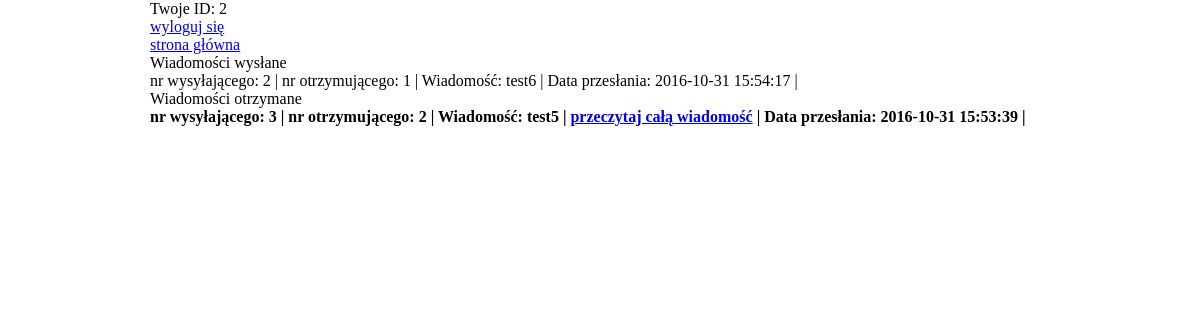
Before: /allmessages.php (signed in) with the older database file.
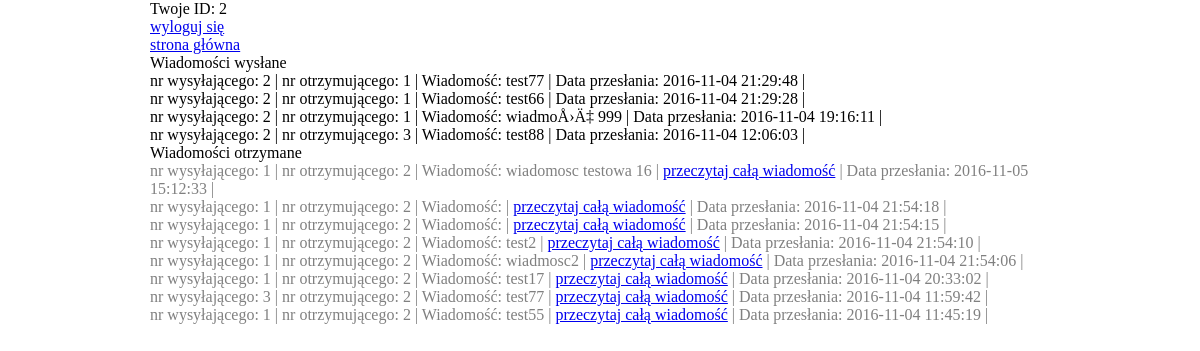
After: the same page with the newer database file.
### tables this page shows
CREATE TABLE IF NOT EXISTS `Message` (
  `id` int(11) NOT NULL AUTO_INCREMENT,
  `id_sender` int(11) NOT NULL,
  `id_receiver` int(11) NOT NULL,
  `creation_date` timestamp NULL DEFAULT CURRENT_TIMESTAMP ON UPDATE CURRENT_TIMESTAMP,
  `text` varchar(255) DEFAULT NULL,
  `unread` tinyint(11) NOT NULL,
  PRIMARY KEY (`id`),
  KEY `id_sender` (`id_sender`),
  KEY `id_receiver` (`id_receiver`)
);

### src/Message.php (called while the page is built, shortened)
<?php
class Message {
    private $id;
    private $id_sender;
    private $id_receiver;
    private $creation_date;
    private $text;
    public function __construct() {
        $this->id = -1;
        $this->id_sender = 0;
        $this->id_receiver = 0;
        $this->creation_date = '';
        $this->text = '';
    }
    public function getId() {
        return $this->id;
    }
    public function getIdSender() {
        return $this->id_sender;
    }
    public function getIdReceiver() {
        return $this->id_receiver;
    }
    public function getCreationDate() {
        return $this->creation_date;
    }
    public function getText() {
        return $this->text;
    }
    static public function loadAllMessagesByIdSender(mysqli $connection, $id_sender) {
        $sql = "SELECT * FROM Message WHERE id_sender=$id_sender ORDER BY "
                . "Creation_date DESC";
        $ret = [];
        $result = $connection->query($sql);
        if ($result == true && $result->num_rows != 0) {
            foreach ($result as $row) {
                $loadedMessage = new Message();
                $loadedMessage->id = $row['id'];
                $loadedMessage->id_sender = $row['id_sender'];
                $loadedMessage->id_receiver = $row['id_receiver'];
                $loadedMessage->creation_date = $row['creation_date'];
                $loadedMessage->text = $row['text'];
                $loadedMessage->unead = $row['unread'];
                $ret[] = $loadedMessage;
            }
        }
        return $ret;
    }
    static public function loadAllUnreadMessagesByIdReceiver(mysqli $connection, $id_receiver) {
        $sql = "SELECT * FROM Message WHERE id_receiver=$id_receiver AND unread='0' "
                . "ORDER BY Creation_date DESC";
        $ret = [];
        $result = $connection->query($sql);
        if ($result == true && $result->num_rows != 0) {
            foreach ($result as $row) {
                $loadedMessage = new Message();
                $loadedMessage->id = $row['id'];
                $loadedMessage->id_sender = $row['id_sender'];
                $loadedMessage->id_receiver = $row['id_receiver'];
                $loadedMessage->creation_date = $row['creation_date'];
                $loadedMessage->text = $row['text'];
                $loadedMessage->unread = $row['unread'];
                $ret[] = $loadedMessage;
            }
        }
        return $ret;
    }
    static public function loadAllReadMessagesByIdReceiver(mysqli $connection, $id_receiver) {
        $sql = "SELECT * FROM Message WHERE id_receiver=$id_receiver AND unread='1' "
                . "ORDER BY Creation_date DESC";
        $ret = [];
        $result = $connection->query($sql);
        if ($result == true && $result->num_rows != 0) {
            foreach ($result as $row) {
                $loadedMessage = new Message();
                $loadedMessage->id = $row['id'];
                $loadedMessage->id_sender = $row['id_sender'];
                $loadedMessage->id_receiver = $row['id_receiver'];
                $loadedMessage->creation_date = $row['creation_date'];
                $loadedMessage->text = $row['text'];
                $loadedMessage->unread = $row['unread'];
                $ret[] = $loadedMessage;
            }
        }
        return $ret;
    }
}

### allmessages.php (the view, shortened to what this page needs)
<?php
require_once 'src/connection.php';
require_once 'src/Message.php';
?>
Twoje ID: <?php echo $_SESSION['loggedUserId']; ?>
<!DOCTYPE html>
<html>
    <head>
        <link rel="stylesheet" href="css/style.css" />
    </head>
    <body>
        <br>
        <a href="logout.php">wyloguj się</a>
        <br>
        <a href="index.php">strona główna </a>
        <br>
        <?php
        $userLoged = $_SESSION['loggedUserId'];
        echo 'Wiadomości wysłane' . '<br>';
        $messagesSender = Message::loadAllMessagesByIdSender($conn, $userLoged);
        foreach ($messagesSender as $message) {
            echo "nr wysyłającego: " . $message->getIdSender() . ' | ';
            echo "nr otrzymującego: " . $message->getIdReceiver() . ' | ';
            echo "Wiadomość: " . substr($message->getText(), 0, 30) . ' | ';
            echo "Data przesłania: " . $message->getCreationDate() . ' | ' . "<br>";
        }
        echo 'Wiadomości otrzymane' . '<br>';
        ?>
        <div class='message_unread'>
        <?php
        $unreadMessage = Message::loadAllUnreadMessagesByIdReceiver($conn, $userLoged);
        foreach ($unreadMessage as $message) {
            echo "nr wysyłającego: " . $message->getIdSender() . ' | ';
            echo "nr otrzymującego: " . $message->getIdReceiver() . ' | ';
            echo "Wiadomość: " . substr($message->getText(), 0, 30) . ' | ';
            echo "<a href='messageinfo.php?messageId=" . $message->getId() . "'>przeczytaj całą wiadomość</a>" . ' | ';
            echo "Data przesłania: " . $message->getCreationDate() . ' | ' . "<br>";
        }
        ?>
        </div>
        <div class='message_read'>
            <?php
            $readMessage = Message::loadAllReadMessagesByIdReceiver($conn, $userLoged);
            foreach ($readMessage as $message) {
                echo "nr wysyłającego: " . $message->getIdSender() . ' | ';
                echo "nr otrzymującego: " . $message->getIdReceiver() . ' | ';
                echo "Wiadomość: " . substr($message->getText(), 0, 30) . ' | ';
                echo "<a href='messageinfo.php?messageId=" . $message->getId() . "'>przeczytaj całą wiadomość</a>" . ' | ';
                echo "Data przesłania: " . $message->getCreationDate() . ' | ' . "<br>";
            }
            ?>
        </div>
    </body>
</html>

### css/style.css (style rules this page uses)
body { width: 900px; min-height: 100%; margin: auto; }
div.message_read { font-size: 16px; font-weight: normal; font-family: serif; color: gray; }
div.message_unread { font-size: 16px; font-weight: bold; font-family: serif; color: black; }

Changed rows visible on the page:
removed message: id_sender "2", id_receiver "1", text "test6", creation_date "2016-10-31 15:54:17"
removed message: id_sender "3", id_receiver "2", text "test5", creation_date "2016-10-31 15:53:39"
added message: id_sender "2", id_receiver "1", text "test77", creation_date "2016-11-04 21:29:48"
added message: id_sender "2", id_receiver "1", text "test66", creation_date "2016-11-04 21:29:28"
added message: id_sender "2", id_receiver "1", text "wiadmoÅ›Ä‡ 999", creation_date "2016-11-04 19:16:11"
added message: id_sender "2", id_receiver "3", text "test88", creation_date "2016-11-04 12:06:03"
added message: id_sender "1", id_receiver "2", text "wiadomosc testowa 16", creation_date "2016-11-05 15:12:33"
added message: id_sender "1", id_receiver "2", creation_date "2016-11-04 21:54:18"
added message: id_sender "1", id_receiver "2", creation_date "2016-11-04 21:54:15"
added message: id_sender "1", id_receiver "2", text "test2", creation_date "2016-11-04 21:54:10"
added message: id_sender "1", id_receiver "2", text "wiadmosc2", creation_date "2016-11-04 21:54:06"
added message: id_sender "1", id_receiver "2", text "test17", creation_date "2016-11-04 20:33:02"
added message: id_sender "3", id_receiver "2", text "test77", creation_date "2016-11-04 11:59:42"
added message: id_sender "1", id_receiver "2", text "test55", creation_date "2016-11-04 11:45:19"
